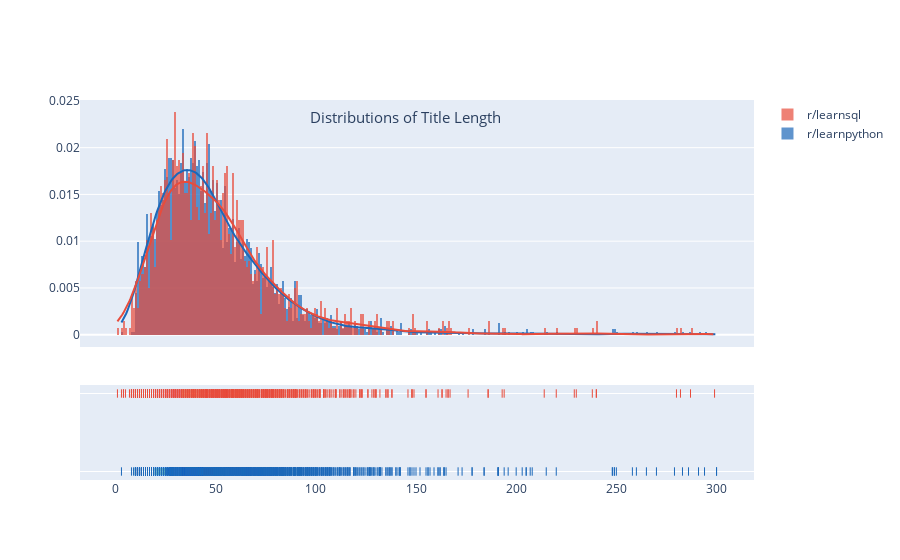

Notebook source saved alongside this figure:
### Code cell
import plotly.figure_factory as ff

hist_data = [learnpy['title_length'], learnsql['title_length']]
group_labels = ['r/learnpython', 'r/learnsql']

fig = ff.create_distplot(hist_data, group_labels, bin_size=[1, 1], colors=['#1C68B9', '#E84C3C'])
fig.update_layout(title_text='Distributions of Title Length', title_x=.45, title_y=.8, title_font_size=15)
fig.show()

### Figure 1 — Plotly figure (JSON) as saved in the notebook; plotly's stock layout.template omitted (floating-point values rounded to 4 significant figures; data arrays with more than 128 entries replaced by an {"elided": "..."} marker saying what was removed)
{"data": [{"histnorm": "probability density", "legendgroup": "r/learnpython", "marker": {"color": "#1C68B9"}, "name": "r/learnpython", "opacity": 0.7, "type": "histogram", "x": {"elided": "3328 int values"}, "xaxis": "x", "xbins": {"end": 300, "size": 1, "start": 3}, "yaxis": "y"}, {"histnorm": "probability density", "legendgroup": "r/learnsql", "marker": {"color": "#E84C3C"}, "name": "r/learnsql", "opacity": 0.7, "type": "histogram", "x": {"elided": "1389 int values"}, "xaxis": "x", "xbins": {"end": 299, "size": 1, "start": 1}, "yaxis": "y"}, {"legendgroup": "r/learnpython", "marker": {"color": "#1C68B9"}, "mode": "lines", "name": "r/learnpython", "showlegend": false, "type": "scatter", "x": {"elided": "500 float values"}, "xaxis": "x", "y": {"elided": "500 float values"}, "yaxis": "y"}, {"legendgroup": "r/learnsql", "marker": {"color": "#E84C3C"}, "mode": "lines", "name": "r/learnsql", "showlegend": false, "type": "scatter", "x": {"elided": "500 float values"}, "xaxis": "x", "y": {"elided": "500 float values"}, "yaxis": "y"}, {"legendgroup": "r/learnpython", "marker": {"color": "#1C68B9", "symbol": "line-ns-open"}, "mode": "markers", "name": "r/learnpython", "showlegend": false, "type": "scatter", "x": {"elided": "3328 int values"}, "xaxis": "x", "y": {"elided": "3328 str values"}, "yaxis": "y2"}, {"legendgroup": "r/learnsql", "marker": {"color": "#E84C3C", "symbol": "line-ns-open"}, "mode": "markers", "name": "r/learnsql", "showlegend": false, "type": "scatter", "x": {"elided": "1389 int values"}, "xaxis": "x", "y": {"elided": "1389 str values"}, "yaxis": "y2"}], "layout": {"autosize": true, "barmode": "overlay", "hovermode": "closest", "legend": {"traceorder": "reversed"}, "title": {"font": {"size": 15}, "text": "Distributions of Title Length", "x": 0.45, "y": 0.8}, "xaxis": {"anchor": "y2", "autorange": true, "domain": [0, 1], "range": [-17.35, 318.3], "type": "linear", "zeroline": false}, "yaxis": {"anchor": "free", "autorange": true, "domain": [0.35, 1], "position": 0, "range": [-0.001315, 0.0251], "type": "linear"}, "yaxis2": {"anchor": "x", "autorange": true, "domain": [0, 0.25], "dtick": 1, "range": [-0.1818, 1.182], "showticklabels": false, "type": "category"}}}
